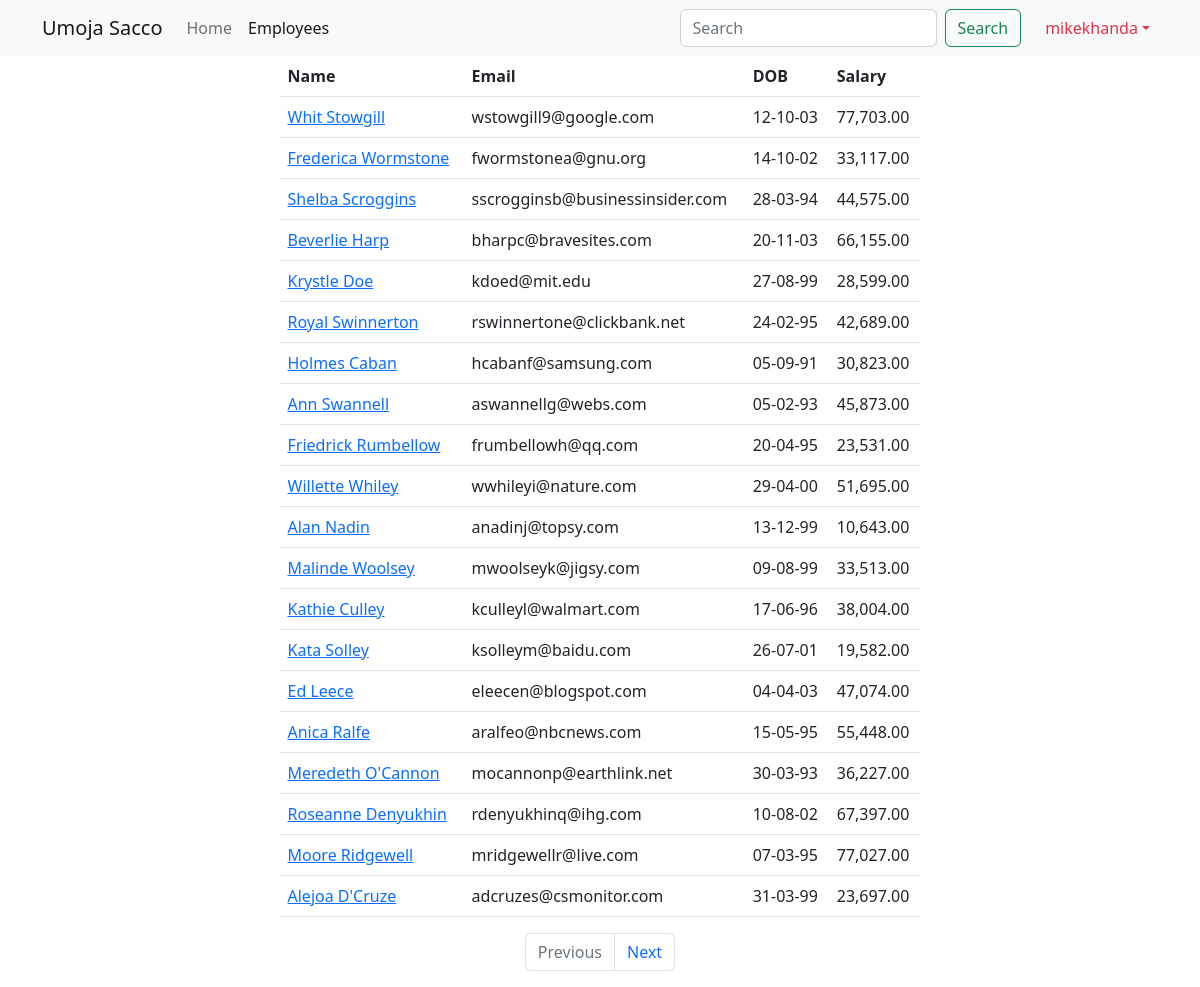
Page /employees (signed in) on the committed database.
### main_app/models.py (models this page shows, shortened)
class Employee(models.Model):
    name = models.CharField(max_length=40)
    email = models.EmailField(unique=True)
    dob = models.DateField(null=True)
    salary = models.DecimalField(max_digits=7, decimal_places=2)
    disabled = models.BooleanField(default=False)
    profile = models.ImageField(upload_to=unique_img_name, null=True, default='employees/employee.png')
    created_at = models.DateTimeField(auto_now_add=True, null=True)  # Once during creation
    updated_at = models.DateTimeField(auto_now_add=True, null=True)  # Every time on update happens

### main_app/views.py (the view)
# urls.py: path('employees', views.all_employees, name='all'),
@login_required
@permission_required('main_app.view_employee', raise_exception=True)
def all_employees(request):
    employees = Employee.objects.all()  # SELECT * FROM employees
    paginator = Paginator(employees, 20)
    page_number = request.GET.get("page")
    data = paginator.get_page(page_number)
    return render(request, "all_employees.html", {"employees": data})

### templates/all_employees.html (shortened to what this page needs)
{% extends 'base_template.html' %}
{% load humanize %}
{% block content %}
    {% include 'navbar.html' %}
    <div class="container">
        <div class="row justify-content-center">
            <div class="col-sm-7">
                <table class="table">
                    <thead>
                    <tr>
                        <th>Name</th>
                        <th>Email</th>
                        <th>DOB</th>
                        <th>Salary</th>
                    </tr>
                    </thead>
                    <tbody>
                    {% for employee in employees %}
                        <tr>
                            <td>
                                <a href="/employees/{{ employee.id }}">{{ employee.name | title }}</a>
                            </td>
                            <td>{{ employee.email }}</td>
                            <td>{{ employee.dob | date:'d-m-y' }}</td>
                            <td>{{ employee.salary | intcomma }}</td>
                        </tr>
                    {% endfor %}
                    </tbody>
                </table>
                <nav aria-label="Page navigation example">
                    <ul class="pagination justify-content-center">
                        {% if employees.has_previous %}
                            <li class="page-item">
                                <a class="page-link" href='?page={{ employees.previous_page_number }}'>Previous</a>
                            </li>
                        {% else %}
                            <li class="page-item disabled">
                                <a class="page-link" href='' tabindex="-1" aria-disabled="True">Previous</a>
                            </li>
                        {% endif %}
                        {% if employees.has_next %}
                            <li class="page-item">
                                <a class="page-link" href='?page={{ employees.next_page_number }}'>Next</a>
                            </li>
                        {% else %}
                            <li class="page-item disabled">
                                <a class="page-link" href='' tabindex="-1" aria-disabled="True">Next</a>
                            </li>
                        {% endif %}
                    </ul>
                </nav>
            </div>
        </div>
    </div>
{% endblock %}

### templates/base_template.html (shortened to what this page needs)
<!doctype html>
<html lang="en">
<head>
    <link href="https://cdn.jsdelivr.net/npm/bootstrap@5.2.3/dist/css/bootstrap.min.css" rel="stylesheet">
</head>
<body>
{% block content %}
{% endblock %}
</body>
</html>

### templates/navbar.html (shortened to what this page needs)
<nav class="navbar sticky-top navbar-expand-lg bg-light">
    <div class="container">
        <a class="navbar-brand" href="{% url 'home' %}">Umoja Sacco</a>
        <div class="collapse navbar-collapse" id="navbarTogglerDemo02">
            <ul class="navbar-nav me-auto mb-2 mb-lg-0">
                <li class="nav-item">
                    <a class="nav-link  {% if "/" == request.path %} active {% endif %}" aria-current="page"
                       href="{% url 'home' %}">Home</a>
                </li>
                <li class="nav-item">
                    <a class="nav-link  {% if "/employees" == request.path %} active {% endif %}"
                       href="{% url 'all' %}">Employees</a>
                </li>
            </ul>
            <form class="d-flex" role="search" method="get" action="{% url 'search' %}">
                <input class="form-control me-2" name="search_word" type="search" placeholder="Search"
                       aria-label="Search">
                <button class="btn btn-outline-success" type="submit">Search</button>
            </form>
            <ul class="navbar-nav ms-3 mb-2 mb-lg-0">
                <li class="nav-item dropdown">
                    <a class="nav-link dropdown-toggle text-danger" href="#" role="button"
                       data-bs-toggle="dropdown">{{ user.username }}</a>
                </li>
            </ul>
        </div>
    </div>
</nav>

### rows in the picture
Employee: name "Whit Stowgill", email "wstowgill9@google.com", dob "12-10-03", salary "77,703.00"
Employee: name "Frederica Wormstone", email "fwormstonea@gnu.org", dob "14-10-02", salary "33,117.00"
Employee: name "Shelba Scroggins", email "sscrogginsb@businessinsider.com", dob "28-03-94", salary "44,575.00"
Employee: name "Beverlie Harp", email "bharpc@bravesites.com", dob "20-11-03", salary "66,155.00"
Employee: name "Krystle Doe", email "kdoed@mit.edu", dob "27-08-99", salary "28,599.00"
Employee: name "Royal Swinnerton", email "rswinnertone@clickbank.net", dob "24-02-95", salary "42,689.00"
Employee: name "Holmes Caban", email "hcabanf@samsung.com", dob "05-09-91", salary "30,823.00"
Employee: name "Ann Swannell", email "aswannellg@webs.com", dob "05-02-93", salary "45,873.00"
Employee: name "Friedrick Rumbellow", email "frumbellowh@qq.com", dob "20-04-95", salary "23,531.00"
Employee: name "Willette Whiley", email "wwhileyi@nature.com", dob "29-04-00", salary "51,695.00"
Employee: name "Alan Nadin", email "anadinj@topsy.com", dob "13-12-99", salary "10,643.00"
Employee: name "Malinde Woolsey", email "mwoolseyk@jigsy.com", dob "09-08-99", salary "33,513.00"
Employee: name "Kathie Culley", email "kculleyl@walmart.com", dob "17-06-96", salary "38,004.00"
Employee: name "Kata Solley", email "ksolleym@baidu.com", dob "26-07-01", salary "19,582.00"
Employee: name "Ed Leece", email "eleecen@blogspot.com", dob "04-04-03", salary "47,074.00"
Employee: name "Anica Ralfe", email "aralfeo@nbcnews.com", dob "15-05-95", salary "55,448.00"
Employee: name "Meredeth O'Cannon", email "mocannonp@earthlink.net", dob "30-03-93", salary "36,227.00"
Employee: name "Roseanne Denyukhin", email "rdenyukhinq@ihg.com", dob "10-08-02", salary "67,397.00"
Employee: name "Moore Ridgewell", email "mridgewellr@live.com", dob "07-03-95", salary "77,027.00"
Employee: name "Alejoa D'Cruze", email "adcruzes@csmonitor.com", dob "31-03-99", salary "23,697.00"

### other values in the picture
{{ user.username }} "mikekhanda"
